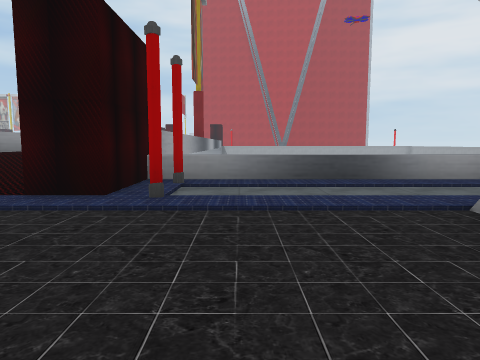
[1] (above)

14 first-person views from a walk through a Unity game level. The camera is 1.4 m above the floor, tilts 6° down and sees 70° across. The floor is counted in squares, 2 m on a side. Each view is taken from the middle of a square. On the plan, view 1 faces up. The plan holds only what a view shows up to about 11 squares ahead; the rest is blank. The place goes on beyond the plan. Some animated figures are left out. Door leaves are left out, so doorways stand open. Some surface patterns are stand-ins.

[2]
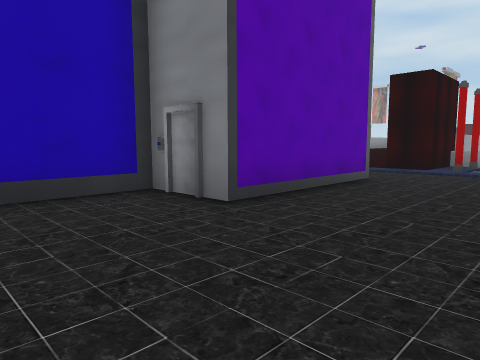

[3]
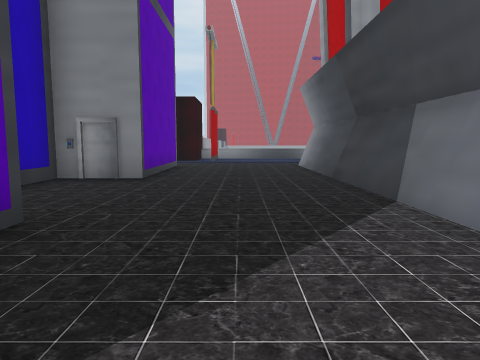

[4]
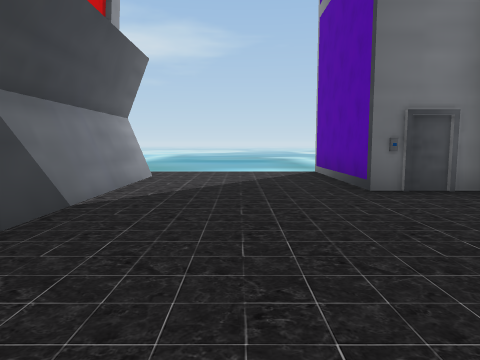

[5]
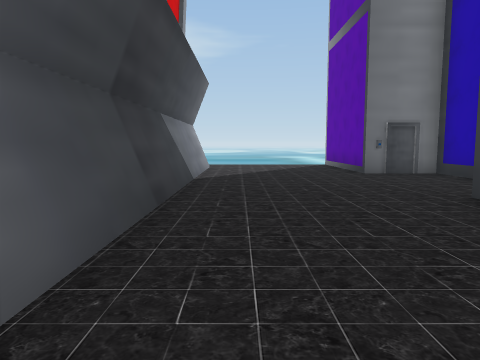

[6]
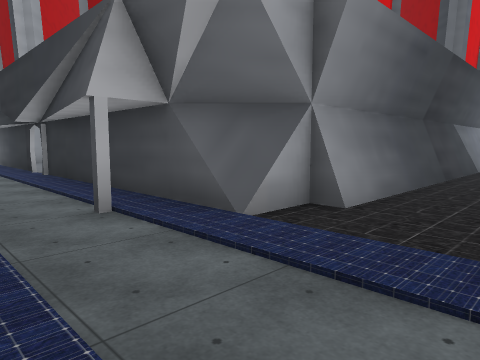

[7]
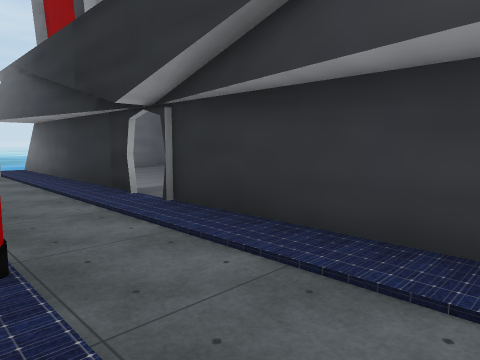

[8]
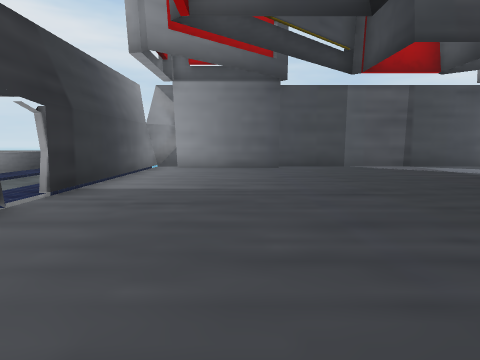

[9]
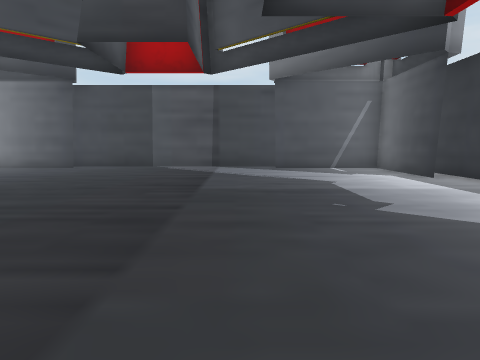

[10]
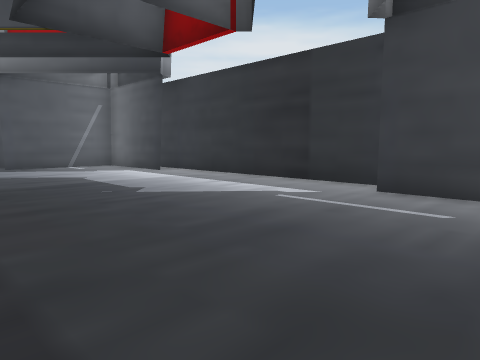

[11]
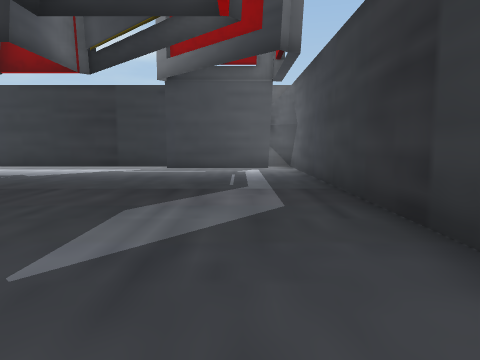

[12]
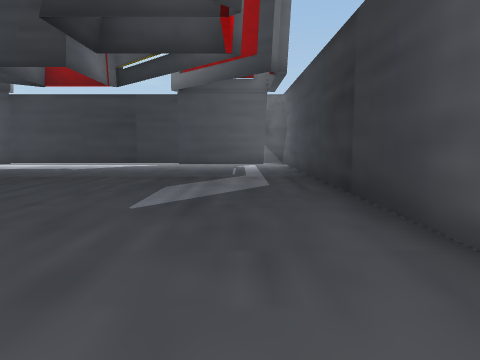

[13]
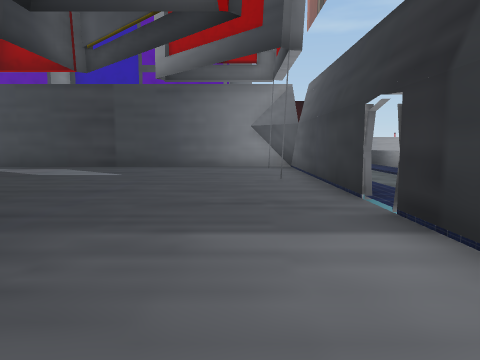

[14]
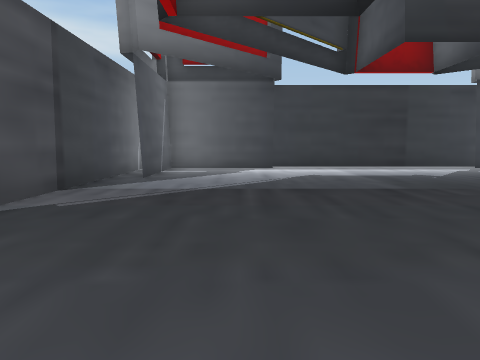

### Floor plan
Key: @ floor where view 1 was taken; # wall or solid block; . floor; / step, stairs or slope; D open door; = window, fence, low wall or low ledge; ≈ liquid the walk keeps out of; ^ raised ledge.
Columns run from 6 left of view 1 to 16 right of it. Each row starts with its distance up from view 1.
  9 ^   ^
  8 ^   ^                 ≈
  7     ^^^^^^^        ^^ ≈
  6   //##.......=.   ..
  5   //#...............
  4    ..#...######D######≈
  3    .....##...........#≈
  2     ....#............#
  1     #...#............#
  0     #.@.#............#≈
 -1     #...#.............#
 -2   ###...#.............#
 -3   #.....#.............#
 -4   #.....#.............#
 -5   #.....#.............#
 -6   ###...#............##
 -7     #...#............##
 -8     #...#............##
 -9     #...#####.....#####
-10     ≈   ≈≈  ≈#####≈≈

Positions as (right, up) in squares from view 1, and headings:
1: (0, 0), facing up
2: (1, -5), facing up-left
3: (0, -9), facing up
4: (0, -1), facing down
5: (1, 2), facing down
6: (0, 6), facing down-right
7: (5, 6), facing down-right
8: (5, 1), facing right
9: (5, -5), facing right
10: (4, -4), facing down-right
11: (4, 1), facing down
12: (4, 3), facing down
13: (13, 2), facing left
14: (13, 1), facing down
